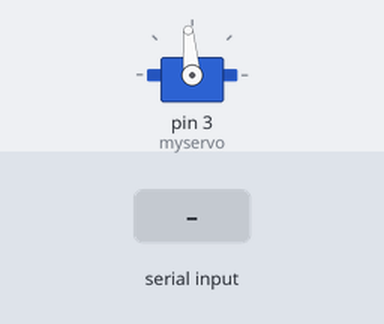
Bench run of a sketch on a simulated Arduino Uno, built with avr-gcc and run on an emulated ATmega328P. On the bench: servo. The inputs (shaded band) are chosen by the test bench. What the sketch prints to the serial monitor is not drawn.

Above: at 1.2 s.
1.3 s: byte 1 (1) received over Serial
Timing chart, 0 to 4.3 s (numbered marks = the images above; inputs shaded):
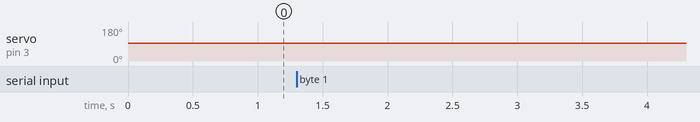

Measured:
- after the input at 1.3 s, servo on pin 3 (myservo): 95° → 94° at once

The sketch:

Project.ino
```cpp
#include <Servo.h>
Servo myservo;

void setup(){
  Serial.begin(9600);
  myservo.attach(3);
  stopservo();
}

void loop(){
  while(Serial.read() != 0)
  {
    if(Serial.read()==1)
    {
      Serial.println("right");
      right();
    }
    if(Serial.read()==2)
    {
      Serial.println("left");
      left();
    }
    if(Serial.read()==3)
    {
      stopservo();
    }
  }
}
void right()
{
  myservo.write(94);
}
void left()
{
  myservo.write(96);
}
void stopservo()
{
  myservo.write(95);
}
```
